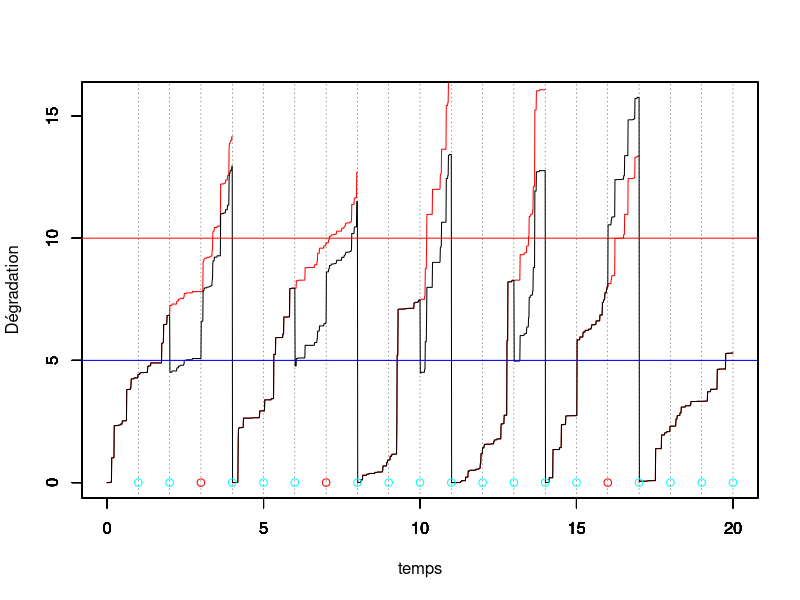
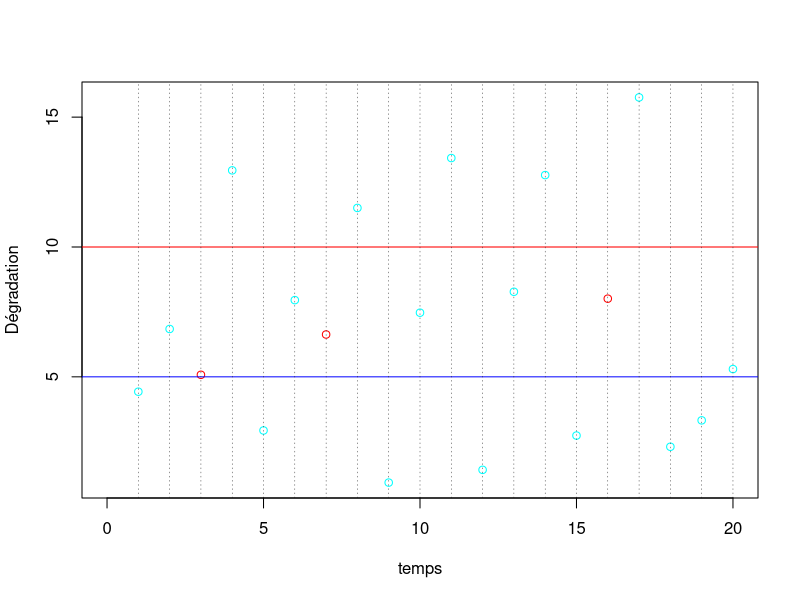
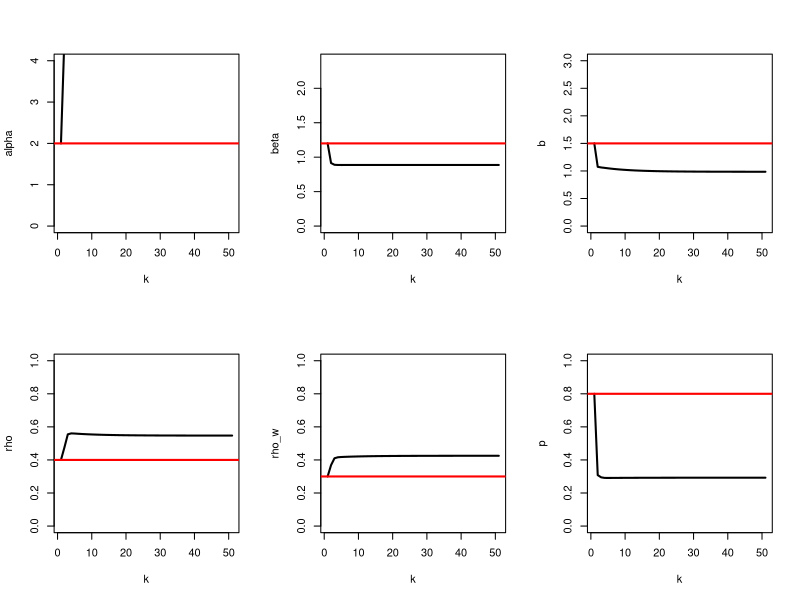

R code for these plots, in order:
#### Programme de simulation lorsqu'on observe uniquement la dégradation juste avant l'inspection
#### avec deux effets de la maintenance :
#### ARD inf avec rho in [0,1] avec proba p
#### ARD inf avec rho' pour les réparations néfastes avec proba 1-p



rm(list=ls())
library(ggplot2)
library(tidyverse)

tau <- 1 # intervalle inter-inspection
rho <- 0.4 # parametre ARDinf pour les maintenances efficaces avec proba p
rho_w <- 0.3 # parametre ARDinf pour les maintenances néfastes avec proba 1-p
p <- 0.8 # proba que la maintenance préventive soit efficace


L <- 5 # seuil pour MP
M <- 10 # seuil pout MC
tps.final <- 20 # fenêtre d'observation du processus

id.newcycle <- FALSE # Initialisation du nb de cycle de renouvellement

#set.seed(123)
# Simulation d'un processus gamma jusqu'au temps final
pas = 0.01 # pas de temps pour simuler le processus

alpha = 2 # paramètre de forme de Gamma a = alpha (t)^beta
beta = 1.2 # paramètre de forme  de Gamma
b=1.5   # paramètre d'échelle du Gamma
temps = seq(from = 0,to = tps.final,by = pas)
temps2 <- temps

theta <-c(alpha,beta,b,rho,rho_w,p)


n=length(temps)

nb.inspections<- floor(tps.final/tau) # nombre d'inspections max pendant la fenêtre d'observation.

temps.insp<-temps[tau/pas*(1:nb.inspections)+1] # temps des inspections (t_i dans le papier)

obs<-numeric(nb.inspections) # données observées (pendant les inspections, à t_j^-)
vect.b<-rep(1,nb.inspections) # données non observées =1 si PM efficace, 0 si worse
Delta.P <-rep(0,nb.inspections) # Données observées = 1 si renouvellement

j<-1 # indicateur prochaine inspection
j.newcycle <- 0 # identifier le j où nouveau cycle
nb.cycles <- 1 # compteur de cycles

x=matrix(nrow=nb.inspections,ncol = n) # processus Gamma simulé, nb.lignes = nb.cycles
x[nb.cycles,1] = 0     # initialisation du processus Gamma = 0 à t=0
for(i in 2:n){
  x[nb.cycles,i] = x[nb.cycles,i-1] + rgamma(1,scale = b, shape = alpha*(temps2[i]^beta-temps2[i-1]^beta))
}
y=numeric(n) # processus Gamma maintenu
y.tilde=numeric(n) # processus Gamma maintenu
y[1]<-0
y.tilde[1]<-0

while (j<=nb.inspections) {
  # boucle sur un cycle de renouvellement
  if (id.newcycle){
    # on resimule un x depuis 0
    x[nb.cycles,1:((j-1)*tau/pas+1)] = 0     # initialisation du processus Gamma = 0 à t=0
    for(i in ((j-1)*tau/pas+2):n){
      x[nb.cycles,i] = x[nb.cycles,i-1] + rgamma(1,scale = b, shape = alpha*(temps[i-(j-1)*tau/pas+1]^beta-temps[i-(j-1)*tau/pas]^beta))
    }
    id.newcycle <- FALSE
  }
 # Changement 21/07 : remise du temps à 0 
#  y.tilde[((j-1)*tau/pas+2):(j*(tau/pas)+1)]<-y[((j-1)*tau/pas+2):(j*(tau/pas)+1)]<-y[(j-1)*tau/pas+1]+ x[nb.cycles,((j-j.newcycle-1)*tau/pas+2):((j-j.newcycle)*(tau/pas)+1)]- x[nb.cycles,(j-j.newcycle-1)*tau/pas+1]
 
   y.tilde[((j-1)*tau/pas+2):(j*(tau/pas)+1)]<-y[((j-1)*tau/pas+2):(j*(tau/pas)+1)]<-y[(j-1)*tau/pas+1]+ x[nb.cycles,((j-1)*tau/pas+2):((j)*(tau/pas)+1)]- x[nb.cycles,(j-1)*tau/pas+1]
  
  obs[j]<-y[j*tau/pas+1] # état dégradation à l'inspection (t_j^-)
  
  if (obs[j] < L) {
    print("no action")
  } else {
    if (obs[j]<M) {
      u<-runif(1)
      if (u>p) vect.b[j]<-0
      ifelse(u<=p,y[j*tau/pas+1]<-(1-rho)*y[j*tau/pas+1],y[j*tau/pas+1]<-(1+rho_w)*y[j*tau/pas+1])
       # on écrase (ARD infini)
    } else {
      y[j*tau/pas+1]<-0
      id.newcycle <- TRUE
      j.newcycle <- j
      nb.cycles <- nb.cycles+1
      if(j<nb.inspections){Delta.P[j]<-1} # 19/09/22 : Peu importe si la dernière inspection est une CM
      
 #     temps2[(j*tau/pas+1):n] <- temps[(j*tau/pas+1):n]-temps[j*tau/pas+1]
    }
  }
  j<-j+1
}

vect.u <- (obs<M)*(obs>L) # indicatrice u_i


#df <- data.frame(temps,x,y)
#mygraph <- ggplot(df,aes(x = temps)) +  
#  geom_line(aes(y = y), color = "darkred") +
#  geom_line(aes(y = x), color="steelblue", linetype="twodash") +
#  geom_abline(slope = 0,intercept = L,color="blue") +
#  geom_abline(slope = 0,intercept = M,color="red")


temps.cycle<-c(0,tau*which(obs>M),tps.final)
indice.temps.cycle <- c(1,tau/pas*(which(obs>M))+1,length(temps))


for (k in 1:nb.cycles){
  plot(temps[indice.temps.cycle[k]:indice.temps.cycle[k+1]],x[k,indice.temps.cycle[k]:indice.temps.cycle[k+1]],col="red",type="l",ylim = c(0,max(y.tilde)),xlim = c(0,tps.final),xlab="",ylab="")
  par(new=T)
}

plot(temps,y.tilde,type="l",ylim=c(0,max(y.tilde)),xlim = c(0,tps.final),ylab="",xlab="")


par(new=T)
vect.b.fact <- factor(vect.b)
mescouleurs <- rainbow(length(levels(vect.b.fact)))
plot(tau*(1:nb.inspections),numeric(length = nb.inspections),ylim=c(0,max(y.tilde)),type="p",xlim = c(0,tps.final),xlab = "temps",ylab="Dégradation",col=mescouleurs[vect.b.fact])
abline(h=L,col="blue")
abline(h=M,col="red")
abline(v=tau*(1:nb.inspections), lty =3, col = grey(0.1), lwd = 0.45)

vect.b.fact <- factor(vect.b)
mescouleurs <- rainbow(length(levels(vect.b.fact)))
plot(1:nb.inspections,obs,type="p",xlim = c(0,tps.final),xlab = "temps",ylab="Dégradation",col=mescouleurs[vect.b.fact])
abline(h=L,col="blue")
abline(h=M,col="red")
abline(v=tau*(1:nb.inspections), lty =3, col = grey(0.1), lwd = 0.45)
abline(v=81)




#abline(v = tau*(1:nb.inspection))

#####################################
############## Algo EM ##############
#####################################

# initialisation des paramètres
K<- 50

hat.theta<-matrix(nrow=K+1,ncol=6)
#hat.theta[1,] <- c(1.2,1.1,1.5,0.2,0.2,0.5) # (alpha,beta,b,rho,rho^\prime,p)
hat.theta[1,] <- theta

# On ne définit les p.tildes[i] que lorsque u_{i-1}=1 
ind.u<-which(vect.u[1:(nb.inspections-1)]==1)

# Indice intervenant dans les sommes (i.e tel que u_{i-1}=1)
ind.i.u<-rep(0,nb.inspections)
ind.i.u[ind.u+1] <- 1

# indice i lorsque Delta_{i-1}=1 et i différent de nb.inspections
ind.Delta<-which(Delta.P==1)

ind.i.Delta<-rep(0,nb.inspections)
ind.i.Delta[ind.Delta+1] <- 1   # Pb si la dernière inspection est > M (15/09/22)




#Définition des y_{t_{i-1}}
obs.pre<-c(0,obs[1:(nb.inspections-1)])*(1-ind.i.Delta)

temps.insp.pre <- c(0,temps.insp[1:(nb.inspections-1)])

data <- data.frame(temps.insp,temps.insp.pre,obs,obs.pre,vect.u,vect.b,ind.i.u,Delta.P,ind.i.Delta)



data1 <- filter(data,ind.i.u==1) # On ne garde que les y_i tq u_{i-1}=1
#data0 <- filter(data,ind.i.u==0)

delta <- hat.theta[1,1]*(data$temps.insp^hat.theta[1,2]-data$temps.insp.pre^hat.theta[1,2])



  
#p.tilde <- (hat.theta[1,6]*dgamma(obs-(1-c(0,Delta.P[1:(nb.inspections-1)]))*(1-hat.theta[1,4])^(c(0,vect.u[1:(nb.inspections-1)]))*c(0,obs[1:(nb.inspections-1)]),delta,rate=hat.theta[1,3]))/(hat.theta[1,6]*dgamma(obs-(1-c(0,Delta.P[1:(nb.inspections-1)]))*(1-hat.theta[1,4])^(c(0,vect.u[1:(nb.inspections-1)]))*c(0,obs[1:(nb.inspections-1)]),delta,rate=hat.theta[1,3])+(1-hat.theta[1,6])*dgamma(obs-(1-c(0,Delta.P[(nb.inspections-1)]))*(1+hat.theta[1,5])^(c(0,vect.u[1:(nb.inspections-1)]))*c(0,obs[1:(nb.inspections-1)]),delta,rate=hat.theta[1,3]))

# p.tilde uniquement défini lorsque u_{i-1}=1

p.tilde <- ifelse(data1$obs/data1$obs.pre<=1,1,(hat.theta[1,6]*dgamma(data$obs[ind.i.u==1]-(1-hat.theta[1,4])*data$obs.pre[ind.i.u==1],delta[ind.i.u==1],rate=hat.theta[1,3]))/(hat.theta[1,6]*dgamma(data$obs[ind.i.u==1]-(1-hat.theta[1,4])*data$obs.pre[ind.i.u==1],delta[ind.i.u==1],rate=hat.theta[1,3])+(1-hat.theta[1,6])*dgamma(data$obs[ind.i.u==1]-(1+hat.theta[1,5])*data$obs.pre[ind.i.u==1],delta[ind.i.u==1],rate=hat.theta[1,3])))



data.temp<-data.frame(data1,p.tilde)
data1.rhow<-filter(data.temp,p.tilde<1)

# Définition de la borne inf pour rho
lower.rho <- max(1-data1$obs/data1$obs.pre)

# Définition de la borne sup pour rhow en enlevant les cas où p.tilde = 1
upper.rhow <- min(data1.rhow$obs/data1.rhow$obs.pre-1)




#data1.rho<-filter(data1,comp.p.tilde>0)

# forcer les p.tilde = 1 lorsque y_i/y_{i-1}<1 !

# p.tilde[which(data1$obs/data1$obs.pre<=1)] <- 1

for (k in 2:(K+1)){
  hat.theta[k,6]<-mean(p.tilde) # mise à jour de p
  # Calcul des delta_i
  num.b<-sum(hat.theta[k-1,1]*(temps.insp^hat.theta[k-1,2]-(c(0,temps.insp[1:(nb.inspections-1)]))^hat.theta[k-1,2]))
  
  det.b.1 <- sum(data$obs[ind.i.u==0]-data$obs.pre[ind.i.u==0])
  det.b.2 <- sum(p.tilde*(data$obs[ind.i.u==1]-(1-hat.theta[k-1,4])*data$obs.pre[ind.i.u==1])+(1-p.tilde)*(data$obs[ind.i.u==1]-(1+hat.theta[k-1,5])*data$obs.pre[ind.i.u==1]))
 
  det.b<-det.b.1+det.b.2  
  hat.theta[k,3]<-num.b/det.b # mise à jour de b
  
  # Pour la mise à jour de rho et rho_w, on utilise optim car uniroot ne marche pas... 
  # En effet, plusieurs valeurs annulent la dérivée...
  
  f.rho <- Vectorize(function(x){
    y.rho <- data$obs[ind.i.u==1] - (1-x)*data$obs.pre[ind.i.u==1]
     
    logy.rho<-ifelse(y.rho<=0,-1e8,log(y.rho))
    
    return(-hat.theta[k,3]*sum(p.tilde*y.rho)+sum(p.tilde*(delta[ind.i.u==1]-1)*logy.rho))
  })
  hat.theta[k,4]<-optimize(f.rho,c(lower.rho,1),maximum = T)$maximum
  
  f.rhow <- Vectorize(function(x){
    
    # UNE COUILLE ICI 
    # cond <- (p.tilde < 1) & (ind.i.u == 1)
    delta.rhow <- hat.theta[k-1,1]*(data1.rhow$temps.insp^hat.theta[k-1,2]-data1.rhow$temps.insp.pre^hat.theta[k-1,2])
    # 
    y.rhow <-data1.rhow$obs - (1+x)*data1.rhow$obs.pre
    # logy.rhow<-ifelse(y.rhow<=0,-Inf,log(y.rhow))
    logy.rhow<-ifelse(y.rhow<=0,-1e8,log(y.rhow))
    return(-hat.theta[k,3]*sum((1-data1.rhow$p.tilde)*y.rhow)+sum((1-data1.rhow$p.tilde)*(delta.rhow-1)*logy.rhow))
  })
  
  
  hat.theta[k,5]<-optimize(f.rhow,c(0,upper.rhow),maximum = T)$maximum
  
  # Mise à jour de alpha et beta
  
  y.u.0 <- data$obs[ind.i.u==0]-(1-Delta.P[ind.i.u==0])*data$obs.pre[ind.i.u==0]
  y.rho  <- data$obs[ind.i.u==1]-(1-hat.theta[k,4])*data$obs.pre[ind.i.u==1]
  y.rhow <- data$obs[ind.i.u==1]-(1+hat.theta[k,5])*data$obs.pre[ind.i.u==1]
  logy.u.O <- ifelse(y.u.0<=0,-1e8,log(y.u.0))
  logy.rho<-ifelse(y.rho<=0,-1e8,log(y.rho))
  logy.rhow<-ifelse(y.rhow<=0,-1e8,log(y.rhow))
  
  
  f.ab <- function(x){
    delta.u.0 <- x[1]*(data$temps.insp[ind.i.u==0]^x[2]-data$temps.insp.pre[ind.i.u==0]^x[2])
    delta.u.1 <- x[1]*(data$temps.insp[ind.i.u==1]^x[2]-data$temps.insp.pre[ind.i.u==1]^x[2])
    delta.n   <- x[1]*(data$temps.insp^x[2]-data$temps.insp.pre^x[2]) # tous les delta_i
  
    return(sum(delta.n)*log(hat.theta[k,3])-sum(log(gamma(delta.n)))+sum((delta.u.0-1)*logy.u.O)+sum(p.tilde*(delta.u.1-1)*logy.rho+(1-p.tilde)*(delta.u.1-1)*ifelse(p.tilde==1,0,logy.rhow)))
  }
  hat.theta[k,1:2]<-optim(hat.theta[k-1,1:2],f.ab,control=list(fnscale=-1))$par
  
  
  
  # Mise à jour des delta.i
  delta <- hat.theta[k,1]*(data$temps.insp^hat.theta[k,2]-data$temps.insp.pre^hat.theta[k,2])
  
  # Mise à jour des p.tilde
  p.tilde <- ifelse(data1$obs/data1$obs.pre<=1,1,(hat.theta[k,6]*dgamma(data$obs[ind.i.u==1]-(1-hat.theta[k,4])*data$obs.pre[ind.i.u==1],delta[ind.i.u==1],rate=hat.theta[k,3]))/(hat.theta[k,6]*dgamma(data$obs[ind.i.u==1]-(1-hat.theta[k,4])*data$obs.pre[ind.i.u==1],delta[ind.i.u==1],rate=hat.theta[k,3])+(1-hat.theta[k,6])*dgamma(data$obs[ind.i.u==1]-(1+hat.theta[k,5])*data$obs.pre[ind.i.u==1],delta[ind.i.u==1],rate=hat.theta[k,3])))
  
  
  data.temp <- data.frame(data1,p.tilde)
  data1.rhow <- filter(data.temp,p.tilde<1)
  upper.rhow <- min(data1.rhow$obs/data1.rhow$obs.pre-1)
  
  
  print(paste("la valeur de alpha à l'étape ",k," est : ",hat.theta[k,1]))
  print(paste("la valeur de beta à l'étape ",k," est : ",hat.theta[k,2]))
  print(paste("la valeur de b à l'étape ",k," est : ",hat.theta[k,3]))
  print(paste("la valeur de rho à l'étape ",k," est : ",hat.theta[k,4]))
  print(paste("la valeur de rho_w à l'étape ",k," est : ",hat.theta[k,5]))
  print(paste("la valeur de p à l'étape ",k," est : ",hat.theta[k,6]))
  print("==============================================================")
}

# Identifier les p.tildes <1
ind.poor.maintenance <- which(data1$vect.b==0)

# Maintenance où yappartient à [L,M]
cbind(temps.insp[ind.u],vect.b[ind.u],1-p.tilde)

# PLOT 
par(mfrow = c(2, 3))
plot(hat.theta[, 1], type = "l", lwd = 2, ylim = c(0,2*alpha),xlab="k",ylab="alpha")
abline(h = alpha, col = "red", lwd = 2)^
plot(hat.theta[, 2], type = "l", lwd = 2, ylim = c(0,2*beta),xlab="k",ylab="beta")
abline(h = beta, col = "red", lwd = 2)
plot(hat.theta[, 3], type = "l", lwd = 2, ylim = c(0,2*b),xlab="k",ylab="b")
abline(h = b, col = "red", lwd = 2)
plot(hat.theta[, 4], type = "l", lwd = 2, ylim = c(0,1),xlab="k",ylab="rho")
abline(h = rho, col = "red", lwd = 2)
plot(hat.theta[, 5], type = "l", lwd = 2, ylim = c(0,1),xlab="k",ylab="rho_w")
abline(h = rho_w, col = "red", lwd = 2)
plot(hat.theta[, 6], type = "l", lwd = 2, ylim = c(0,1),xlab="k",ylab="p")
abline(h = p, col = "red", lwd = 2)
